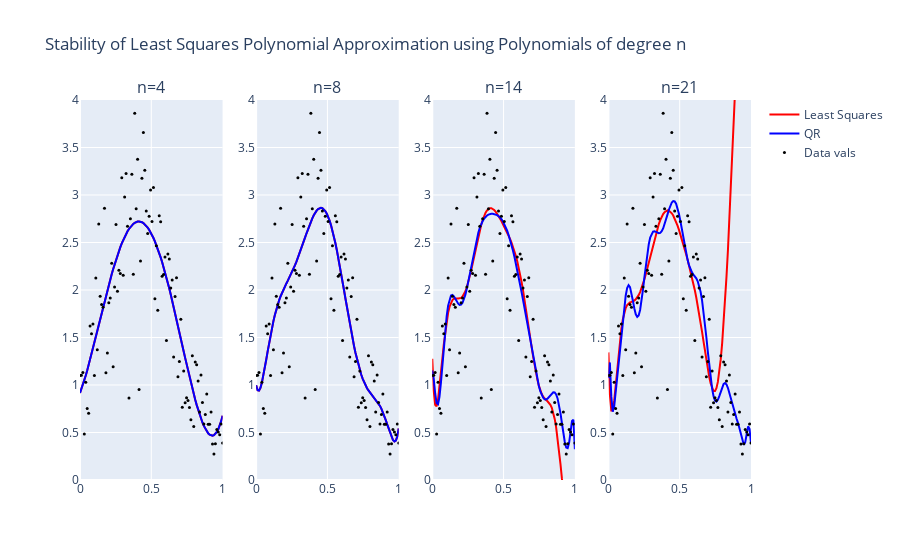
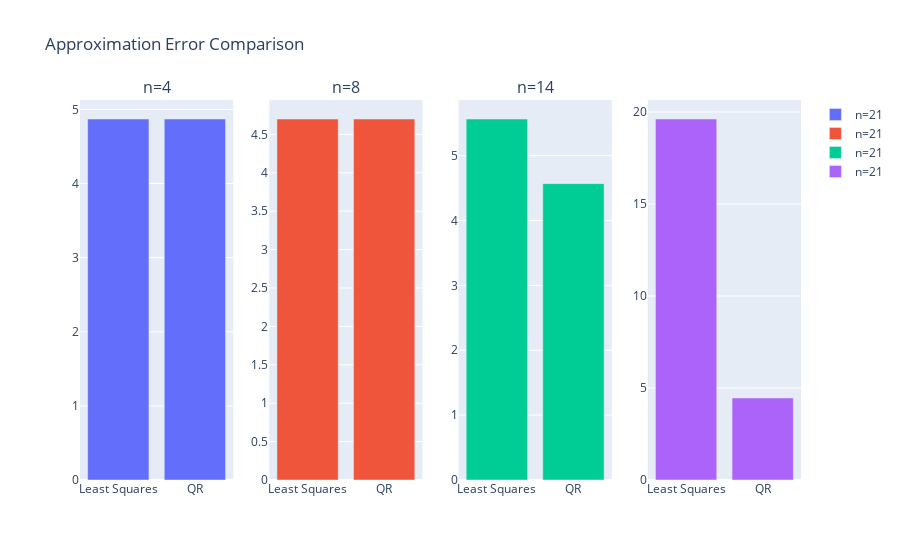

Notebook code cell kept with these figures, in order:
### Code cell
fig = make_subplots(rows=1, cols=4, subplot_titles=("n=4", "n=8", "n=14", "n=21"))
total_error_ls = []
total_error_qr = []

# Plot the approximations for n=4, 8, 14, 21
for i, n in enumerate([4, 8, 14, 21]):
    # Solve the least squares problem using the normal equations and the QR decomposition
    forward_error1, forward_error2, fig_i = prob5(n)
    
    # Add the plots to the subplot
    fig.add_trace(fig_i.data[1], row=1, col=i+1)
    fig.add_trace(fig_i.data[2], row=1, col=i+1)
    fig.add_trace(fig_i.data[0], row=1, col=i+1)
    
    fig.update_yaxes(range=[0, 4], row=1, col=i+1)
    fig.update_xaxes(range=[0, 1], row=1, col=i+1)

    # Store the forward errors
    total_error_ls.append(forward_error1)
    total_error_qr.append(forward_error2)

# Show
fig.update_traces(showlegend=True, col=1, row=1)
fig.update_layout(title_text="Stability of Least Squares Polynomial Approximation using Polynomials of degree n")
fig.show()

# Plot the forward error for n=4, 8, 14, 21
fig = make_subplots(rows=1, cols=4, subplot_titles=("n=4", "n=8", "n=14"))
for err1, err2, i in zip(total_error_ls, total_error_qr, range(4)):
    fig.add_trace(go.Bar(x=["Least Squares", "QR"], y=[err1, err2], name=f"n={n}"), row=1, col=i+1)
fig.update_layout(title="Approximation Error Comparison")
fig.show()
